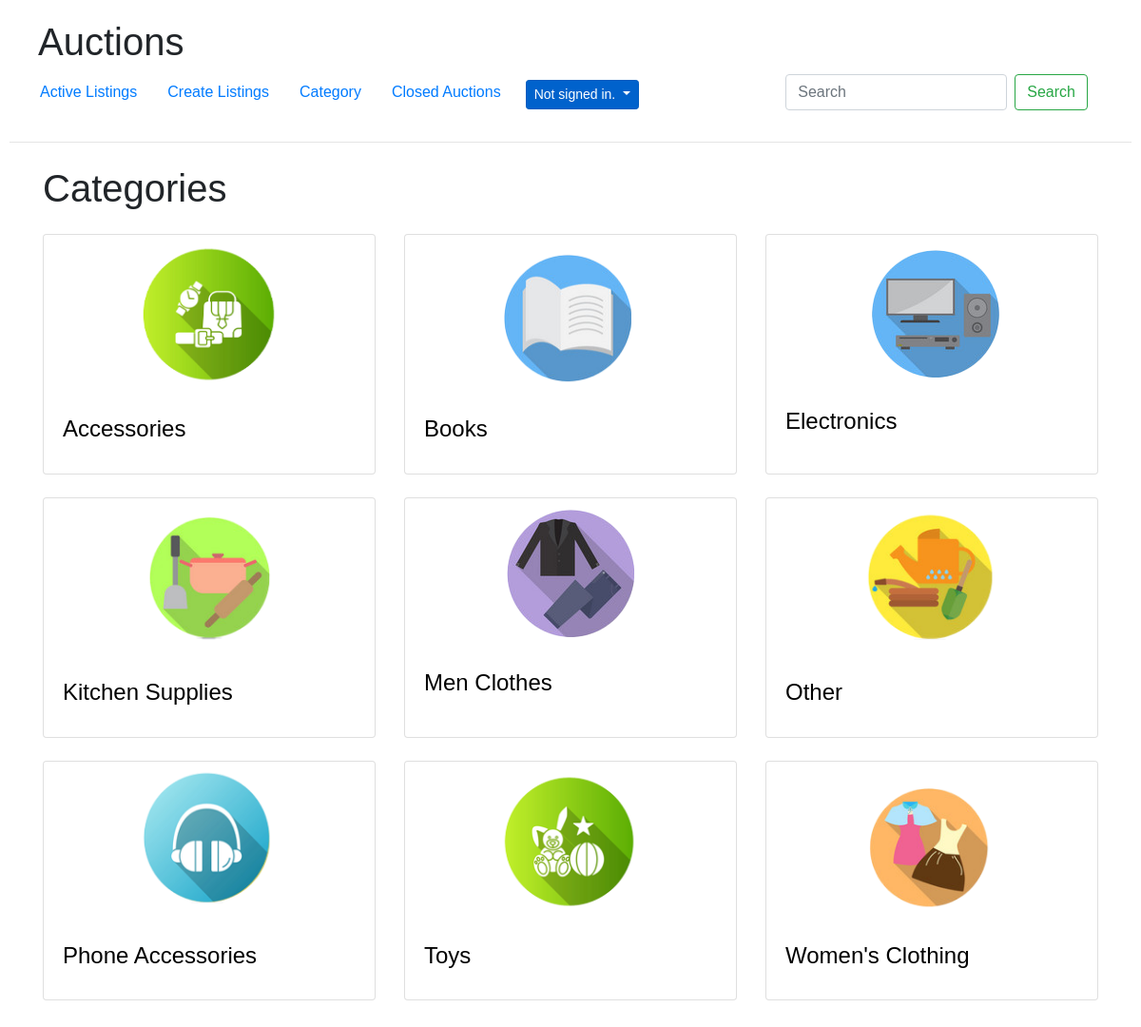
The page /categories on the database its author committed.
### auctions/models.py (models this page shows, shortened)
class Category(models.Model):
    id = models.AutoField(primary_key=True)
    name = models.CharField(max_length=64)
    image = models.ImageField(upload_to='category_img', blank=True)

### auctions/views.py (the view)
# urls.py: path("categories", views.category, name="category"),
def category(request):
    categories = Category.objects.order_by('name')
    return render(request, "auctions/category_page.html", {
        "categories": categories
    })

### auctions/templates/auctions/category_page.html (shortened to what this page needs)
{% extends "auctions/layout.html" %}
{% block body %}
  <div class="container">
    <h1 class="my-4">Categories</h1>
    <div class="row">
      {% for category in categories %}
        <div class="col-lg-4 col-sm-6 mb-4">
          <div class="card h-100">
            <a href="{% url 'auction_by_category' category.name %}"><div style="display: flex; justify-content: center; align-itmes:center; height:400; width:700;"><img src="{{ category.image.url }}" alt="Refresh Please" style="max-height:170px; max-width:297px;"></div></a>
            <div class="card-body">
              <h4 class="card-title"><a href="{% url 'auction_by_category' category.name %}" style="color:black;">{{ category.name }}</a></h4>
            </div>
          </div>
        </div>
      {% endfor %}
    </div>
  </div>
{% endblock %}

### auctions/static/auctions/styles.css (style rules this page uses)
body { padding: 10px; }

### rows shown on the page
Category: image (picture), name "Accessories"
Category: image (picture), name "Books"
Category: image (picture), name "Electronics"
Category: image (picture), name "Kitchen Supplies"
Category: image (picture), name "Men Clothes"
Category: image (picture), name "Other"
Category: image (picture), name "Phone Accessories"
Category: image (picture), name "Toys"
Category: image (picture), name "Women's Clothing"
